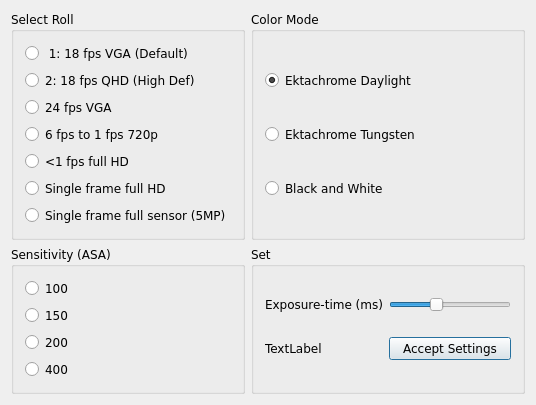
<?xml version="1.0" encoding="UTF-8"?>
<ui version="4.0">
 <class>SettingsDialog</class>
 <widget class="QDialog" name="SettingsDialog">
  <property name="geometry">
   <rect>
    <x>0</x>
    <y>0</y>
    <width>536</width>
    <height>392</height>
   </rect>
  </property>
  <property name="font">
   <font>
    <family>DejaVu Sans</family>
    <pointsize>9</pointsize>
   </font>
  </property>
  <property name="windowTitle">
   <string>Select Roll</string>
  </property>
  <layout class="QGridLayout" name="gridLayout_2">
   <item row="0" column="0">
    <widget class="QGroupBox" name="groupBox">
     <property name="title">
      <string>Select Roll</string>
     </property>
     <layout class="QVBoxLayout" name="verticalLayout">
      <item>
       <widget class="QRadioButton" name="radioButton">
        <property name="toolTip">
         <string>&lt;html&gt;&lt;head/&gt;&lt;body&gt;&lt;p&gt;18fps 640 x 480&lt;/p&gt;&lt;/body&gt;&lt;/html&gt;</string>
        </property>
        <property name="toolTipDuration">
         <number>2</number>
        </property>
        <property name="text">
         <string> 1: 18 fps VGA (Default)</string>
        </property>
        <property name="checkable">
         <bool>true</bool>
        </property>
       </widget>
      </item>
      <item>
       <widget class="QRadioButton" name="radioButton_2">
        <property name="text">
         <string>2: 18 fps QHD (High Def)</string>
        </property>
       </widget>
      </item>
      <item>
       <widget class="QRadioButton" name="radioButton_3">
        <property name="text">
         <string>24 fps VGA</string>
        </property>
       </widget>
      </item>
      <item>
       <widget class="QRadioButton" name="radioButton_4">
        <property name="text">
         <string>6 fps to 1 fps 720p</string>
        </property>
       </widget>
      </item>
      <item>
       <widget class="QRadioButton" name="radioButton_5">
        <property name="text">
         <string>&lt;1 fps full HD</string>
        </property>
       </widget>
      </item>
      <item>
       <widget class="QRadioButton" name="radioButton_6">
        <property name="text">
         <string>Single frame full HD</string>
        </property>
       </widget>
      </item>
      <item>
       <widget class="QRadioButton" name="radioButton_7">
        <property name="text">
         <string>Single frame full sensor (5MP)</string>
        </property>
       </widget>
      </item>
     </layout>
    </widget>
   </item>
   <item row="0" column="1">
    <widget class="QGroupBox" name="groupBox_4">
     <property name="title">
      <string>Color Mode</string>
     </property>
     <layout class="QVBoxLayout" name="verticalLayout_3">
      <item>
       <widget class="QRadioButton" name="radioButton_11">
        <property name="text">
         <string>Ektachrome Daylight</string>
        </property>
        <property name="checked">
         <bool>true</bool>
        </property>
       </widget>
      </item>
      <item>
       <widget class="QRadioButton" name="radioButton_12">
        <property name="text">
         <string>Ektachrome Tungsten</string>
        </property>
       </widget>
      </item>
      <item>
       <widget class="QRadioButton" name="radioButton_13">
        <property name="text">
         <string>Black and White</string>
        </property>
       </widget>
      </item>
     </layout>
    </widget>
   </item>
   <item row="1" column="0">
    <widget class="QGroupBox" name="groupBox_3">
     <property name="title">
      <string>Sensitivity (ASA)</string>
     </property>
     <layout class="QVBoxLayout" name="verticalLayout_2">
      <item>
       <widget class="QRadioButton" name="radioButton_9">
        <property name="text">
         <string>100</string>
        </property>
        <property name="checkable">
         <bool>true</bool>
        </property>
       </widget>
      </item>
      <item>
       <widget class="QRadioButton" name="ASA150">
        <property name="text">
         <string>150</string>
        </property>
       </widget>
      </item>
      <item>
       <widget class="QRadioButton" name="radioButton_8">
        <property name="toolTipDuration">
         <number>-1</number>
        </property>
        <property name="text">
         <string>200</string>
        </property>
       </widget>
      </item>
      <item>
       <widget class="QRadioButton" name="radioButton_10">
        <property name="text">
         <string>400</string>
        </property>
       </widget>
      </item>
     </layout>
    </widget>
   </item>
   <item row="1" column="1">
    <widget class="QGroupBox" name="groupBox_2">
     <property name="title">
      <string>Set</string>
     </property>
     <layout class="QGridLayout" name="gridLayout">
      <item row="1" column="2">
       <widget class="QPushButton" name="pushButton_3">
        <property name="text">
         <string>Accept Settings</string>
        </property>
       </widget>
      </item>
      <item row="0" column="2">
       <widget class="QSlider" name="horizontalSlider">
        <property name="minimum">
         <number>0</number>
        </property>
        <property name="maximum">
         <number>40000</number>
        </property>
        <property name="value">
         <number>15000</number>
        </property>
        <property name="orientation">
         <enum>Qt::Horizontal</enum>
        </property>
       </widget>
      </item>
      <item row="0" column="0">
       <widget class="QLabel" name="label">
        <property name="text">
         <string>Exposure-time (ms)</string>
        </property>
       </widget>
      </item>
      <item row="1" column="0">
       <widget class="QLabel" name="label_2">
        <property name="text">
         <string>TextLabel</string>
        </property>
       </widget>
      </item>
     </layout>
    </widget>
   </item>
  </layout>
 </widget>
 <layoutdefault spacing="6" margin="11"/>
 <resources/>
 <connections>
  <connection>
   <sender>pushButton_3</sender>
   <signal>clicked()</signal>
   <receiver>SettingsDialog</receiver>
   <slot>accept()</slot>
   <hints>
    <hint type="sourcelabel">
     <x>781</x>
     <y>424</y>
    </hint>
    <hint type="destinationlabel">
     <x>399</x>
     <y>224</y>
    </hint>
   </hints>
  </connection>
  <connection>
   <sender>horizontalSlider</sender>
   <signal>valueChanged(int)</signal>
   <receiver>label_2</receiver>
   <slot>setNum(int)</slot>
   <hints>
    <hint type="sourcelabel">
     <x>524</x>
     <y>342</y>
    </hint>
    <hint type="destinationlabel">
     <x>333</x>
     <y>407</y>
    </hint>
   </hints>
  </connection>
 </connections>
</ui>
